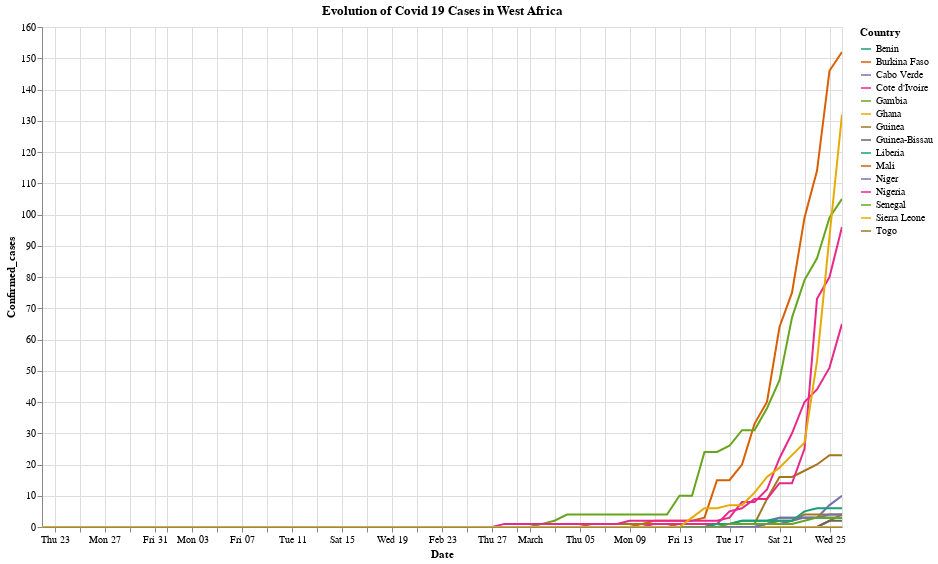

The cell this chart's notebook holds for it:
### Code cell
source = covid_oa.sort_values(by = ['Confirmed_cases'])
alt.Chart(source).mark_line().encode(
    x = 'Date',
    y = 'Confirmed_cases',
    color = alt.Color('Country', scale=alt.Scale(scheme='dark2'))
).properties(width = 800, height=500, title = 'Evolution of Covid-19 Cases in West Africa').interactive()

### Figure 1 — Vega-Lite specification as saved in the notebook (floating-point values rounded to 4 significant figures; data arrays with more than 128 entries replaced by an {"elided": "..."} marker saying what was removed)
{"config": {"view": {"continuousWidth": 400, "continuousHeight": 300}}, "data": {"name": "data-3bc47c781beaabeac07b873551486e24"}, "mark": "line", "encoding": {"color": {"type": "nominal", "field": "Country", "scale": {"scheme": "dark2"}}, "x": {"type": "temporal", "field": "Date"}, "y": {"type": "quantitative", "field": "Confirmed_cases"}}, "height": 500, "selection": {"selector007": {"type": "interval", "bind": "scales", "encodings": ["x", "y"]}}, "title": "Evolution of Covid 19 Cases in West Africa", "width": 800, "$schema": "https://vega.github.io/schema/vega-lite/v4.0.2.json", "datasets": {"data-3bc47c781beaabeac07b873551486e24": {"elided": "975 records"}}}
